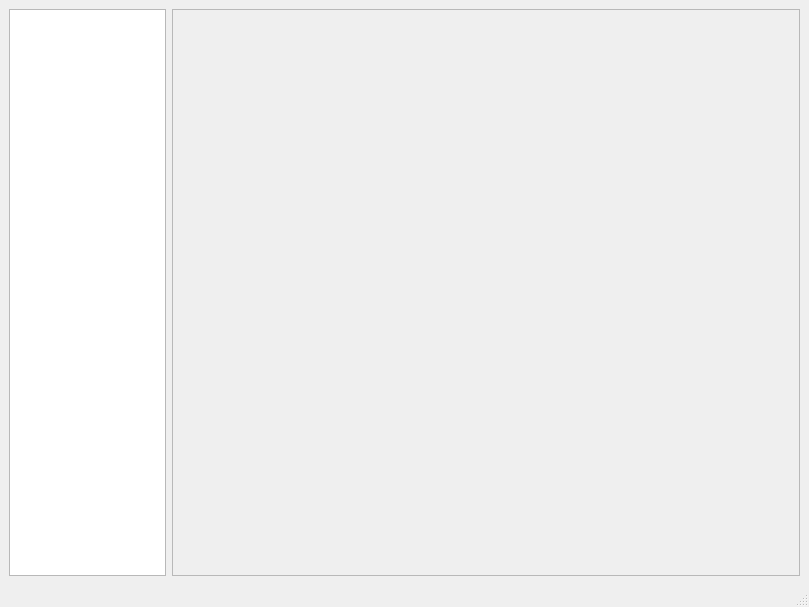
<?xml version="1.0" encoding="UTF-8"?>
<ui version="4.0">
 <class>MainWindow</class>
 <widget class="QMainWindow" name="MainWindow">
  <property name="geometry">
   <rect>
    <x>0</x>
    <y>0</y>
    <width>809</width>
    <height>607</height>
   </rect>
  </property>
  <property name="windowTitle">
   <string>MainWindow</string>
  </property>
  <widget class="QWidget" name="centralwidget">
   <layout class="QGridLayout" name="gridLayout" columnstretch="2,8" columnminimumwidth="0,0">
    <item row="0" column="1">
     <widget class="QFrame" name="plotFrame">
      <property name="frameShape">
       <enum>QFrame::StyledPanel</enum>
      </property>
      <property name="frameShadow">
       <enum>QFrame::Raised</enum>
      </property>
      <layout class="QGridLayout" name="plotFrameLayout"/>
     </widget>
    </item>
    <item row="0" column="0">
     <widget class="QListView" name="listView"/>
    </item>
   </layout>
  </widget>
  <widget class="QMenuBar" name="menubar">
   <property name="geometry">
    <rect>
     <x>0</x>
     <y>0</y>
     <width>809</width>
     <height>21</height>
    </rect>
   </property>
  </widget>
  <widget class="QStatusBar" name="statusbar"/>
 </widget>
 <resources/>
 <connections/>
</ui>
